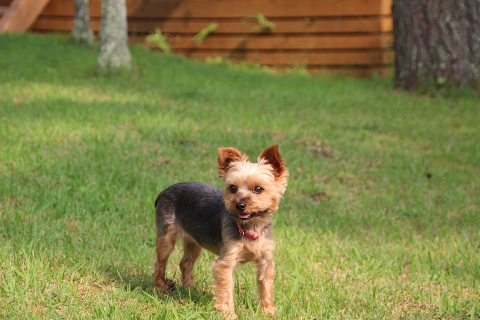
#> input picture chap-03/yorkie.png, 480 x 320 px
$ python test-3.2-02.py
#> lines starting #> are read from the running program, lines starting #| are printed output that depends on the picture; after the words box and inside, x2 and y2 are one past the last pixel; in counts of white or black regions, pixels touching at a corner belong together
import numpy as np
import cv2

src1 = cv2.imread("./yorkie.png", cv2.IMREAD_COLOR)
#> src1 is the input picture: shape (320, 480, 3); mean B, G, R 71.8, 129.3, 128.4

# マスク画像を生成する
height, width, channels = src1.shape[:3]
#> height = 320; width = 480; channels = 3
src2 = np.zeros((height, width, channels), np.uint8)
cv2.rectangle(src2, (150, 135), (290, 315), (255, 255, 255), thickness=-1)
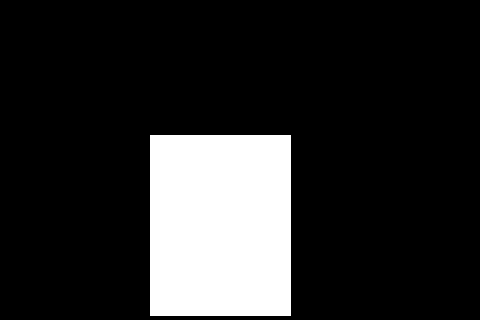
#> src2: shape (320, 480, 3); 16.6% white; 1 white region, box (x1, y1, x2, y2) and area: (150, 135, 291, 316) 25521

# ピクセルごとに AND 演算
dst1 = cv2.bitwise_and(src1, src2)
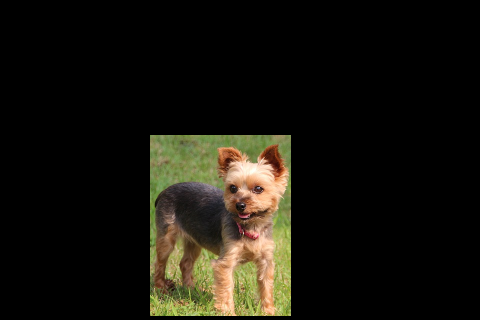
#> dst1: shape (320, 480, 3); mean B, G, R 13.4, 20.9, 23.1

# ピクセルごとに OR 演算
dst2 = cv2.bitwise_or(src1, src2)
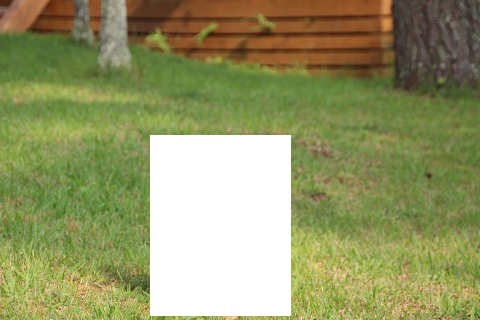
#> dst2: shape (320, 480, 3); mean B, G, R 100.8, 150.8, 147.7


# 表示
cv2.imshow("dst1", dst1)
cv2.imshow("dst2", dst2)
cv2.waitKey(0)
cv2.destroyAllWindows()

$ run again, with chap-03/aloeL.png copied over chap-03/yorkie.png
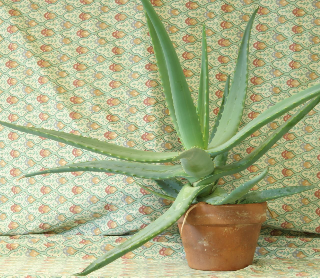
#> input picture chap-03/aloeL.png, 320 x 278 px
#> src1 is the input picture: shape (278, 320, 3); mean B, G, R 136.9, 177.4, 171.4
#> `cv2.rectangle(src2, (150, 135), (290, 315), (255, 255, 255), thickness..`:
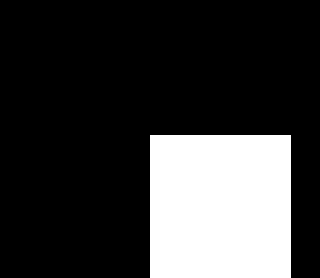
#> src2: shape (278, 320, 3); 22.7% white; 1 white region, box (x1, y1, x2, y2) and area: (150, 135, 291, 278) 20163
#> `dst2 = cv2.bitwise_or(src1, src2)`:
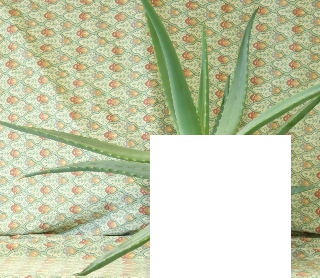
#> dst2: shape (278, 320, 3); mean B, G, R 172.5, 203.1, 196.7

$ run again, with chap-03/aloeR.png copied over chap-03/yorkie.png
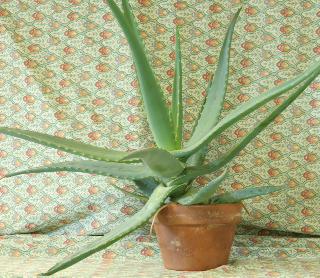
#> input picture chap-03/aloeR.png, 320 x 278 px
#> src1 is the input picture: shape (278, 320, 3); mean B, G, R 134.4, 174.4, 168.2
#> `cv2.rectangle(src2, (150, 135), (290, 315), (255, 255, 255), thickness..`:
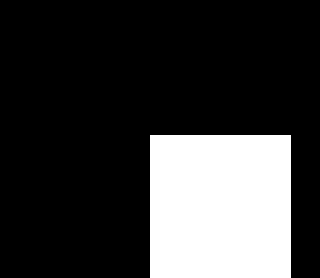
#> src2: shape (278, 320, 3); 22.7% white; 1 white region, box (x1, y1, x2, y2) and area: (150, 135, 291, 278) 20163
#> `dst2 = cv2.bitwise_or(src1, src2)`:
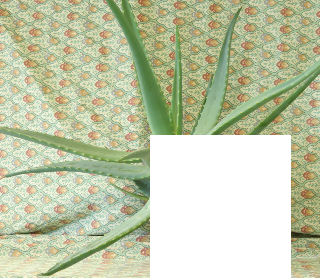
#> dst2: shape (278, 320, 3); mean B, G, R 171.1, 201, 194.1
